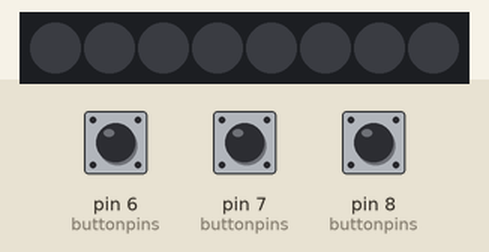
This sketch was run on a simulated Arduino Uno, built with avr-gcc and run on an emulated ATmega328P. Shown: 8 RGB LEDs in strip order, left to right. The test bench sets the inputs (shaded band); at power-on: pin 6 (buttonpins) LOW, pin 7 (buttonpins) LOW, pin 8 (buttonpins) LOW. Dim RGB values are drawn brighter than linear; random numbers use the default seed unless the sketch sets one.

Above: at 1.2 s.
1.3 s: pin 6 (buttonpins) pulled HIGH for 0.25 s
At 1.8 s:
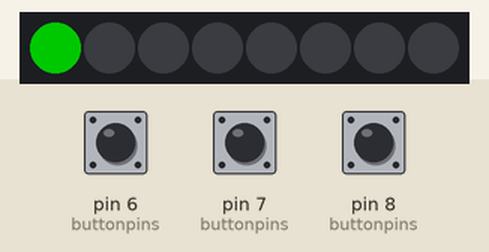
4.3 s: pin 7 (buttonpins) pulled HIGH for 1 s
At 7.21 s:
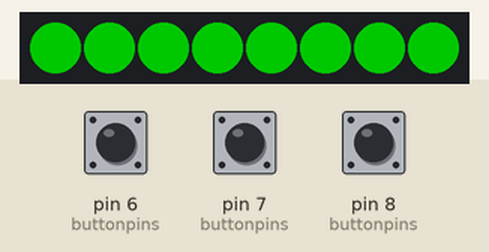
8.3 s: pin 8 (buttonpins) pulled HIGH for 0.25 s
At 8.75 s:
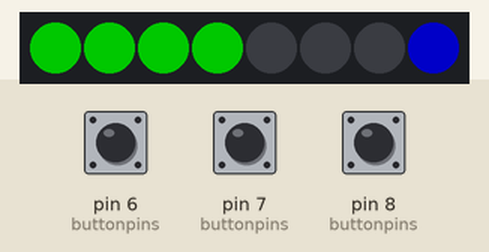
11.2 s: pin 7 (buttonpins) pulled HIGH for 0.25 s
At 11.64 s:
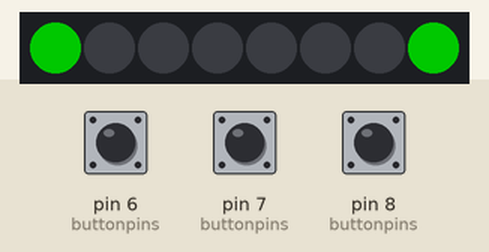
14.4 s: pin 6 (buttonpins) pulled HIGH for 3.2 s
At 14.8 s:
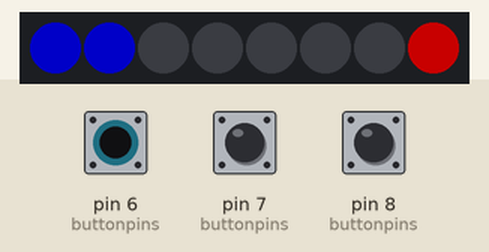
19.1 s: pin 7 (buttonpins) pulled HIGH for 1 s
At 22.85 s:
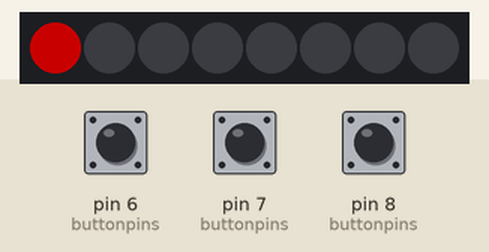
Timing chart, 0 to 24.1 s (numbered marks = the images above; inputs shaded):
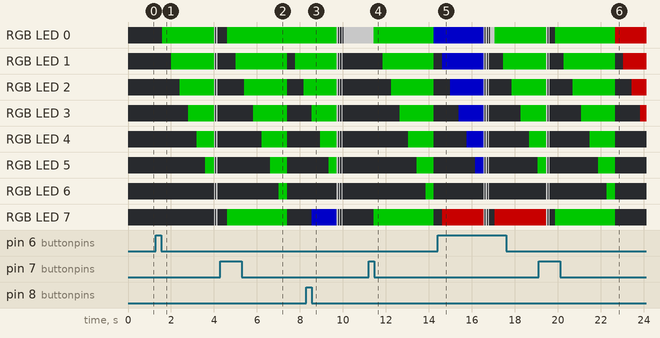

Measured:
- after the input at 1.3 s, RGB LED 6, RGB LED 7: alternates RGB(100, 100, 100) for 0.05 s and off for 0.05 s, starting after 2.7 s; the LEDs: change after 0.30 s (image 1)
- after the input at 4.3 s, RGB LED 0: off → RGB(0, 100, 0) after 0.32 s; RGB LED 1: off → RGB(0, 100, 0) after 0.72 s, → off 2.4 s later, → RGB(0, 100, 0) 0.39 s later
- after the input at 11.2 s, RGB LED 0: RGB(100, 100, 100) → RGB(0, 100, 0) after 0.24 s, → RGB(0, 0, 100) 2.8 s later; RGB LED 1: off → RGB(0, 100, 0) after 0.64 s, → off 2.4 s later

The sketch:

best_lightbox.ino
```cpp
#define START 0
#define GAME 1
#define GAMERESET 2
#define LOSE 3
uint8_t state = START;
#include <Adafruit_NeoPixel.h>
#ifdef __AVR__
#include <avr/power.h>
#endif
#define PIN       5
#define NUMPIXELS 8
Adafruit_NeoPixel pixels(NUMPIXELS, PIN, NEO_GRB + NEO_KHZ800);
#define RED   6
#define GREEN 7
#define BLUE  8
#define ISPRESSED 1
#define SELECTED 1
#define NOTSELECTED 0
#define STARTED 1
#define ENDED 0
#define ON 100
#define OFF 0
uint16_t flashcount;
uint8_t buttons[3];
uint8_t colors[3];
uint8_t buttonpins[3] = {RED, GREEN, BLUE};
uint32_t timeThis;
uint32_t timeLast;
uint8_t pixelcount;
uint8_t alreadyselected;
uint8_t start;
uint16_t timebtwnpixels = 300;
uint8_t flashes;
void setup() {
  for (int x; x < 3; x++) {
    colors[x] = 0;
    buttons[x] = 0;
    alreadyselected = 0;
    pixelcount = 0;
  }

  pixels.begin();
  Serial.begin(9600);
  pinMode(4, INPUT);
  pinMode(3, INPUT);
  pinMode(2, INPUT);

}

void loop() {
  switch (state) {
    case START:
      for (int x = 0; x < 3; x++) {
        if (digitalRead(buttonpins[x]) == ISPRESSED) {
          state = GAME;
          for (int x = -1; x < 3; x++) {
            colors[x] = 0;
          }
          colors[1] = 100;
        }
      }

      pixelcount = 0;
      flashcount = 0;
      timebtwnpixels = 300;
      pixels.clear();
      delay(200);
      break;

    case GAME:
      if (pixelcount >= NUMPIXELS - 1) {
        state = GAMERESET;
      }
      // Checks which button is being pressed and sets button to a color
      for (int x = 0; x < 3; x++) {
        if ((digitalRead(buttonpins[x]) == ISPRESSED) && (alreadyselected == NOTSELECTED)) {
          buttons[x] = ON;
          alreadyselected = SELECTED;
          break;
        }
      }
      pixels.setPixelColor(7, pixels.Color(buttons[0], buttons[1], buttons[2]));

      // Move pixels upward
      timeThis = millis();
      if (timeThis - timeLast >= timebtwnpixels + 100) {
        pixels.setPixelColor(pixelcount++, pixels.Color(colors[0], colors[1], colors[2]));
        pixels.show();
        timeLast = timeThis;
      }
      break;

    case GAMERESET:
      state = GAME;
      timebtwnpixels *= .95;
      for (int x; x < 3; x++) {
        if (buttons[x] != colors[x]) {
          state = LOSE;
        }
      }
      flashcount ++;
      for (int x; x < 3; x++) {
        colors[x] = 0;
        buttons[x] = 0;
        alreadyselected = 0;
        pixelcount = 0;
      }
      pixels.clear();
      colors[random(0, 3)] = 100;
      break;
    case LOSE:
      pixels.clear();
      for (flashes = 0; flashes <= flashcount; flashes++) {
        for (pixelcount = 0; pixelcount <= NUMPIXELS; pixelcount ++) {
          pixels.setPixelColor(pixelcount, pixels.Color(ON, ON, ON));
          pixels.show();
        }
        delay(50);
        for (pixelcount = 0; pixelcount <= NUMPIXELS; pixelcount ++) {
          pixels.setPixelColor(pixelcount, pixels.Color(OFF, OFF, OFF));
          pixels.show();
        }
        delay(50);
      }
      flashcount -= 1;
      pixels.clear();
      for (int x = 0; x <= NUMPIXELS; x++) {
        int y = flashcount;
        y &= 1;
        flashcount >>= 1;
        if (y == 1) {
          pixels.setPixelColor(x, pixels.Color(ON, ON, ON));
          pixels.show();
        }

      }
      state = START;
      break;

  }
}
```
